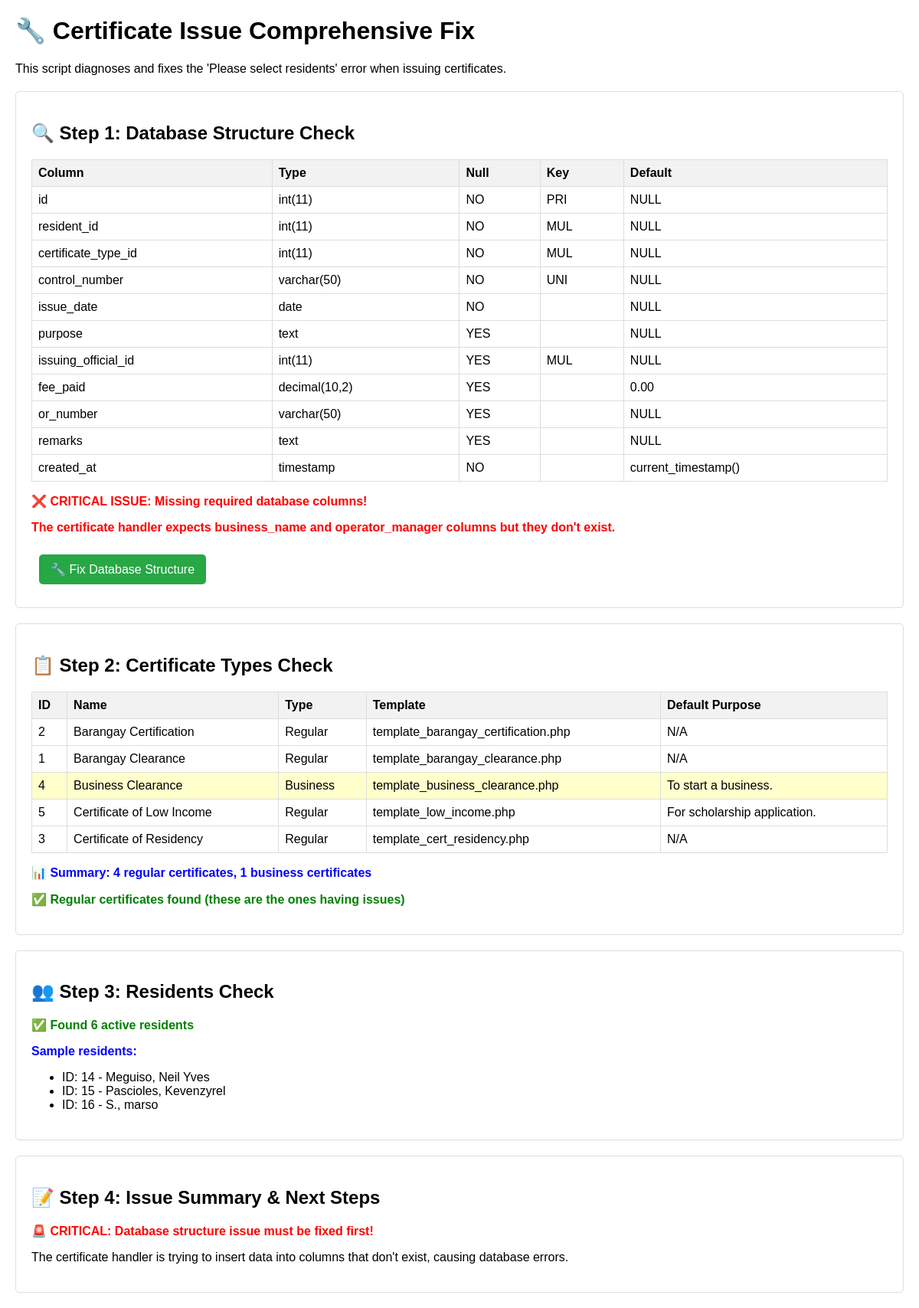
/fix_certificate_issue.php, run on the app's committed database.
### tables this page shows
CREATE TABLE `certificate_types` (
  `id` int(11) NOT NULL,
  `name` varchar(255) NOT NULL,
  `description` text DEFAULT NULL,
  `template_file` varchar(255) DEFAULT NULL,
  `default_purpose` text DEFAULT NULL,
  `default_fee` decimal(10,2) DEFAULT 0.00,
  `is_active` tinyint(1) NOT NULL DEFAULT 1
);

CREATE TABLE `residents` (
  `id` int(11) NOT NULL,
  `fullname` varchar(255) DEFAULT NULL,
  `first_name` varchar(100) NOT NULL DEFAULT '',
  `middle_name` varchar(100) DEFAULT NULL,
  `last_name` varchar(100) NOT NULL DEFAULT '',
  `suffix` varchar(20) DEFAULT NULL,
  `gender` enum('Male','Female','Other') NOT NULL,
  `civil_status` varchar(50) NOT NULL DEFAULT 'Single',
  `spouse_name` varchar(255) DEFAULT NULL,
  `birthdate` date DEFAULT NULL,
  `age` int(11) DEFAULT NULL,
  `educational_attainment` enum('No Formal Education','Elementary','Elementary Graduate','High School','High School Graduate','Vocational','College','College Graduate','Post Graduate') DEFAULT NULL,
  `family_planning` enum('Yes','No','Not Applicable') DEFAULT 'Not Applicable',
  `no_maintenance` enum('Yes','No') DEFAULT 'No',
  `water_source` enum('Level 0 - Deepwell','Level 1 - Point Source','Level 2 - Communal Faucet','Level 3 - Individual Connection','Others') DEFAULT NULL,
  `toilet_facility` enum('Water Sealed','Closed Pit','Open Pit','None/No Toilet','Other') DEFAULT NULL,
  `pantawid_4ps` enum('Yes','No') DEFAULT 'No',
  `backyard_gardening` enum('Yes','No') DEFAULT 'No',
  `address` text DEFAULT NULL,
  `contact_number` varchar(20) DEFAULT NULL,
  `email` varchar(100) DEFAULT NULL,
  `status` enum('Active','Deceased','Moved Out','Archived') NOT NULL DEFAULT 'Active',
  `purok_id` int(11) DEFAULT NULL,
  `date_status_changed` date DEFAULT NULL,
  `status_remarks` text DEFAULT NULL,
  `archived_date` datetime DEFAULT NULL,
  `archived_by` varchar(100) DEFAULT NULL,
  `archive_reason` text DEFAULT NULL,
  `registration_date` timestamp NOT NULL DEFAULT current_timestamp(),
  `household_id` int(11) DEFAULT NULL,
  `maintenance_medicine` varchar(50) DEFAULT NULL,
  `other_medicine` varchar(100) DEFAULT NULL,
  `gender_other` varchar(50) DEFAULT NULL
);

### fix_certificate_issue.php (the view, shortened to what this page needs)
<?php
require_once 'config.php';
echo "<!DOCTYPE html><html><head><title>Certificate Issue Fix</title>";
echo "<style>
    body { font-family: Arial, sans-serif; margin: 20px; }
    .section { margin: 20px 0; padding: 20px; border: 1px solid #ddd; border-radius: 5px; }
    table { border-collapse: collapse; width: 100%; margin: 10px 0; }
    th, td { border: 1px solid #ddd; padding: 8px; text-align: left; }
    th { background-color: #f2f2f2; }
    .success { color: green; font-weight: bold; }
    .error { color: red; font-weight: bold; }
    .warning { color: orange; font-weight: bold; }
    .info { color: blue; font-weight: bold; }
    .highlight { background-color: #ffffcc; }
    pre { background-color: #f5f5f5; padding: 10px; border-radius: 3px; }
    .fix-button { display: inline-block; margin: 10px; padding: 10px 15px; background-color: #28a745; color: white; text-decoration: none; border-radius: 5px; }
    .fix-button:hover { background-color: #218838; color: white; text-decoration: none; }
</style></head><body>";
echo "<h1>🔧 Certificate Issue Comprehensive Fix</h1>";
echo "<p>This script diagnoses and fixes the 'Please select residents' error when issuing certificates.</p>";
echo "<div class='section'>";
echo "<h2>🔍 Step 1: Database Structure Check</h2>";
$structure_query = "DESCRIBE issued_certificates";
$structure_result = mysqli_query($link, $structure_query);
$has_business_name = false;
$has_operator_manager = false;
$database_issue = false;
if ($structure_result) {
    echo "<table>";
    echo "<tr><th>Column</th><th>Type</th><th>Null</th><th>Key</th><th>Default</th></tr>";
    while ($row = mysqli_fetch_assoc($structure_result)) {
        $highlight = ($row['Field'] === 'business_name' || $row['Field'] === 'operator_manager') ? 'class="highlight"' : '';
        echo "<tr $highlight>";
        echo "<td>{$row['Field']}</td>";
        echo "<td>{$row['Type']}</td>";
        echo "<td>{$row['Null']}</td>";
        echo "<td>{$row['Key']}</td>";
        echo "<td>" . ($row['Default'] ?? 'NULL') . "</td>";
        echo "</tr>";
    }
    echo "</table>";
    if (!$has_business_name || !$has_operator_manager) {
        $database_issue = true;
        echo "<p class='error'>❌ CRITICAL ISSUE: Missing required database columns!</p>";
        echo "<p class='error'>The certificate handler expects business_name and operator_manager columns but they don't exist.</p>";
        if (isset($_GET['fix_database']) && $_GET['fix_database'] === '1') {
            echo "<h3>🔧 Fixing Database Structure...</h3>";
            $fix_success = true;
            if (!$has_business_name) {
                $add_business_name = "ALTER TABLE issued_certificates ADD COLUMN business_name VARCHAR(255) NULL AFTER purpose";
                if (mysqli_query($link, $add_business_name)) {
                    echo "<p class='success'>✅ Added business_name column</p>";
                } else {
                    echo "<p class='error'>❌ Failed to add business_name column: " . mysqli_error($link) . "</p>";
                    $fix_success = false;
                }
            }
            if (!$has_operator_manager) {
                $add_operator_manager = "ALTER TABLE issued_certificates ADD COLUMN operator_manager VARCHAR(255) NULL AFTER business_name";
                if (mysqli_query($link, $add_operator_manager)) {
                    echo "<p class='success'>✅ Added operator_manager column</p>";
                } else {
                    echo "<p class='error'>❌ Failed to add operator_manager column: " . mysqli_error($link) . "</p>";
                    $fix_success = false;
                }
            }
            if ($fix_success) {
                echo "<p class='success'>🎉 Database structure fixed! Please refresh this page.</p>";
                echo "<script>setTimeout(function(){ window.location.reload(); }, 2000);</script>";
            }
        } else {
            echo "<a href='?fix_database=1' class='fix-button'>🔧 Fix Database Structure</a>";
        }
    } else {
        echo "<p class='success'>✅ Database structure is correct</p>";
    }
} else {
    echo "<p class='error'>❌ Could not check database structure: " . mysqli_error($link) . "</p>";
    $database_issue = true;
}
echo "</div>";
echo "<div class='section'>";
echo "<h2>📋 Step 2: Certificate Types Check</h2>";
$cert_types_query = "SELECT id, name, template_file, default_purpose, is_active FROM certificate_types WHERE is_active = 1 ORDER BY name ASC";
$cert_result = mysqli_query($link, $cert_types_query);
if ($cert_result) {
    echo "<table>";
    echo "<tr><th>ID</th><th>Name</th><th>Type</th><th>Template</th><th>Default Purpose</th></tr>";
    $regular_certs = 0;
    $business_certs = 0;
    while ($row = mysqli_fetch_assoc($cert_result)) {
        $is_business = stripos($row['name'], 'business') !== false;
        $row_class = $is_business ? 'class="highlight"' : '';
        $type_label = $is_business ? 'Business' : 'Regular';
        if ($is_business) {
            $business_certs++;
        } else {
            $regular_certs++;
        }
        echo "<tr $row_class>";
        echo "<td>{$row['id']}</td>";
        echo "<td>" . htmlspecialchars($row['name']) . "</td>";
        echo "<td>$type_label</td>";
        echo "<td>" . htmlspecialchars($row['template_file'] ?: 'N/A') . "</td>";
        echo "<td>" . htmlspecialchars($row['default_purpose'] ?: 'N/A') . "</td>";
        echo "</tr>";
    }
    echo "</table>";
    echo "<p class='info'>📊 Summary: $regular_certs regular certificates, $business_certs business certificates</p>";
    if ($regular_certs > 0) {
        echo "<p class='success'>✅ Regular certificates found (these are the ones having issues)</p>";
    }
} else {
    echo "<p class='error'>❌ Could not fetch certificate types</p>";
}
echo "</div>";
echo "<div class='section'>";
echo "<h2>👥 Step 3: Residents Check</h2>";
$residents_count_query = "SELECT COUNT(*) as total FROM residents WHERE status = 'Active'";
$residents_count_result = mysqli_query($link, $residents_count_query);
if ($residents_count_result) {
    $count_row = mysqli_fetch_assoc($residents_count_result);
    $active_residents = $count_row['total'];
    if ($active_residents > 0) {
        echo "<p class='success'>✅ Found $active_residents active residents</p>";
        $sample_query = "SELECT id, CONCAT(last_name, ', ', first_name, ' ', COALESCE(suffix, '')) AS fullname FROM residents WHERE status = 'Active' LIMIT 3";
        $sample_result = mysqli_query($link, $sample_query);
        if ($sample_result) {
            echo "<p class='info'>Sample residents:</p>";
            echo "<ul>";
            while ($row = mysqli_fetch_assoc($sample_result)) {
                echo "<li>ID: {$row['id']} - " . htmlspecialchars($row['fullname']) . "</li>";
            }
            echo "</ul>";
        }
    } else {
        echo "<p class='error'>❌ No active residents found! You need to add residents first.</p>";
    }
} else {
    echo "<p class='error'>❌ Could not check residents</p>";
}
echo "</div>";
echo "<div class='section'>";
echo "<h2>📝 Step 4: Issue Summary & Next Steps</h2>";
if ($database_issue) {
    echo "<p class='error'>🚨 <strong>CRITICAL:</strong> Database structure issue must be fixed first!</p>";
    echo "<p>The certificate handler is trying to insert data into columns that don't exist, causing database errors.</p>";
}
echo "</div>";
echo "</body></html>";
?>

### fix_certificate_issue.php (style rules this page uses)
body { font-family: Arial, sans-serif; margin: 20px; }
.section { margin: 20px 0; padding: 20px; border: 1px solid #ddd; border-radius: 5px; }
table { border-collapse: collapse; width: 100%; margin: 10px 0; }
th, td { border: 1px solid #ddd; padding: 8px; text-align: left; }
th { background-color: #f2f2f2; }
.success { color: green; font-weight: bold; }
.error { color: red; font-weight: bold; }
.info { color: blue; font-weight: bold; }
.highlight { background-color: #ffffcc; }
.fix-button { display: inline-block; margin: 10px; padding: 10px 15px; background-color: #28a745; color: white; text-decoration: none; border-radius: 5px; }

### data on the page
certificate_types: id "2", name "Barangay Certification", name "Regular", template_file "template_barangay_certification.php", default_purpose "N/A"
certificate_types: id "1", name "Barangay Clearance", name "Regular", template_file "template_barangay_clearance.php", default_purpose "N/A"
certificate_types: id "4", name "Business Clearance", name "Business", template_file "template_business_clearance.php", default_purpose "To start a business."
certificate_types: id "5", name "Certificate of Low Income", name "Regular", template_file "template_low_income.php", default_purpose "For scholarship application."
certificate_types: id "3", name "Certificate of Residency", name "Regular", template_file "template_cert_residency.php", default_purpose "N/A"
residents: id "14", fullname "Meguiso, Neil Yves"
residents: id "15", fullname "Pascioles, Kevenzyrel"
residents: id "16", fullname "S., marso"

### other printed values
$row['Field'] "id"
$row['Type'] "int(11)"
$row['Null'] "NO"
$row['Key'] "PRI"
$row['Default'] "NULL"
$row['Field'] "resident_id"
$row['Key'] "MUL"
$row['Field'] "certificate_type_id"
$row['Field'] "control_number"
$row['Type'] "varchar(50)"
$row['Key'] "UNI"
$row['Field'] "issue_date"
$row['Type'] "date"
$row['Field'] "purpose"
$row['Type'] "text"
